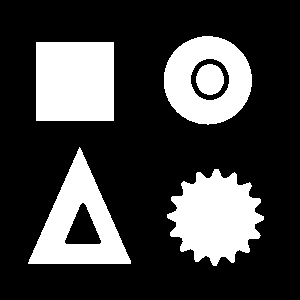
#> input picture python/7. Computer Vision/Contours/images/shapes.png, 300 x 300 px
$ jupyter execute '1. DetectingDrawingContours.ipynb'
#> lines starting #> are read from the running program, lines starting #| are printed output that depends on the picture; after the words box and inside, x2 and y2 are one past the last pixel; in counts of white or black regions, pixels touching at a corner belong together
Contor can simply defined as a curve that joins a set opf points enclosing an area having the same color of intensity

## Import Libraries

[cell 1]
import cv2
import numpy as np
import matplotlib.pyplot as plt

## Read Image

[cell 2]
image = cv2.imread('images/shapes.png')
#> image is the input picture: shape (300, 300, 3); 25.8% white; 5 white regions, box (x1, y1, x2, y2) and area: (36, 42, 114, 121) 6162, (167, 169, 264, 266) 6126, (28, 147, 131, 264) 5309, (164, 36, 252, 125) 4906, (196, 64, 224, 95) 681

image = cv2.cvtColor(image, cv2.COLOR_BGR2GRAY)
#> image: shape (300, 300); 25.8% white; 5 white regions
plt.imshow(image, cmap='gray')
plt.axis('off')

[cell 3]
contours, heirarchy = cv2.findContours(image, cv2.RETR_EXTERNAL, cv2.CHAIN_APPROX_SIMPLE)
#> contours = 4 contours; box (x1, y1, x2, y2) and area: (36, 42, 114, 121) 6006, (164, 36, 252, 125) 6005, (28, 147, 131, 264) 5989, (167, 169, 264, 266) 5938

print(f'{len(contours)} contours found')
#| 4 contours found

## Visualizing the contours detected

[cell 4]
# Read the image in color mode for drawing purposes
image_copy = cv2.imread('images/shapes.png')

# Draw all the contours
cv2.drawContours(image_copy, contours, -1, (0, 255, 0), 2)
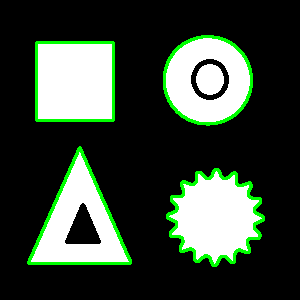
#> image_copy: shape (300, 300, 3); 4.98% of pixels changed, all inside (x1, y1, x2, y2) = (27, 35, 265, 267)

# Display the image
plt.imshow(image_copy)
plt.axis('off')

[cell 5]
contours_types = [cv2.RETR_EXTERNAL, cv2.RETR_LIST, cv2.RETR_CCOMP, cv2.RETR_TREE]
contours_types_str = ['RETR_EXTERNAL', 'RETR_LIST', 'RETR_CCOMP', 'RETR_TREE']
for contours_type in contours_types:
    contours, hierarchy = cv2.findContours(image, contours_type, cv2.CHAIN_APPROX_SIMPLE)
    print(f"Number of contours found with {contours_types_str[contours_types.index(contours_type)]} = {len(contours)}")
#| Number of contours found with RETR_EXTERNAL = 4
    # Read the image in color mode for drawing purposes
    image_copy = cv2.imread('images/shapes.png')

    # Draw all the contours
    cv2.drawContours(image_copy, contours, -1, (0, 255, 0), 2)

    # Display the image
    plt.imshow(image_copy)
    plt.axis('off')
    plt.show()

### PreProcessing for Contour Detection

Threshold based Pre-processing <br>
Edge Based Pre-Processing

#### THreshold-Based Pre-Processing
Convert to Gray Scale <br>
Create Binary image with Thresholding <br>
Detect and Draw Contours

[cell 6]
# Read Image
tree = cv2.imread('images/tree.jpg')
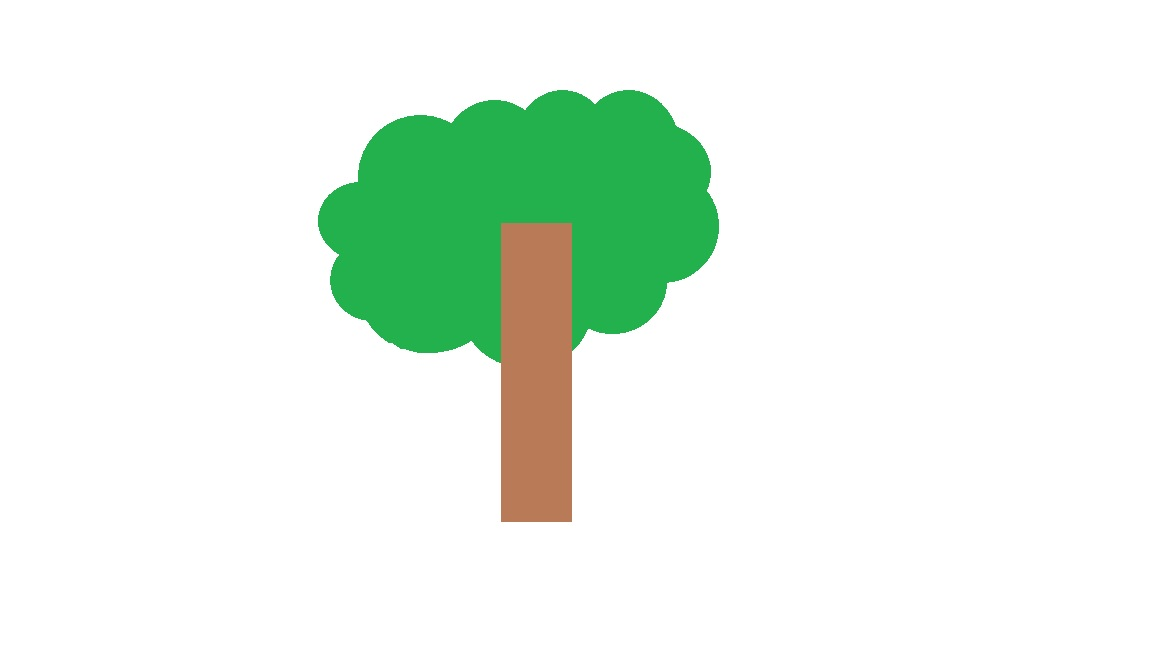
#> input picture python/7. Computer Vision/Contours/images/tree.jpg, 1152 x 648 px
#> tree is the input picture: shape (648, 1152, 3); mean B, G, R 232.6, 243.5, 231.2
tree = cv2.cvtColor(tree, cv2.COLOR_RGBA2RGB);

print(tree.shape)
#| (648, 1152, 3)
# Display Image
plt.imshow(cv2.cvtColor(tree, cv2.COLOR_BGR2RGB))
plt.axis('off')

### Convert to Gray

[cell 7]
tree_original = tree.copy()

gray = cv2.cvtColor(tree, cv2.COLOR_BGR2GRAY)

plt.imshow(gray, cmap='gray')
plt.axis('off')

### Inverting the Image

[cell 8]
gray_inverted = cv2.bitwise_not(gray)

plt.imshow(gray_inverted, cmap='gray')
plt.axis('off')

### Finding the contours

[cell 9]
contours_types = [cv2.RETR_EXTERNAL,cv2.RETR_LIST, cv2.RETR_CCOMP, cv2.RETR_TREE]
contours_types_str = ["RETR_EXTERNAL","RETR_LIST", "RETR_CCOMP", "RETR_TREE"]
for contours_type in contours_types:
    contours, hierarchy = cv2.findContours(gray_inverted, contours_type, cv2.CHAIN_APPROX_SIMPLE)
    print("--------------------------------------------------------------")
    print(f"Number of contours found in {contours_types_str[contours_type]} = {len(contours)}")
    ### Read the image in color mode for drawing purposes.
    image_copy = cv2.imread('images/shapes.png')

    ### Draw all contours
    cv2.drawContours(tree_original, contours, -1, (0,0,255),2 )
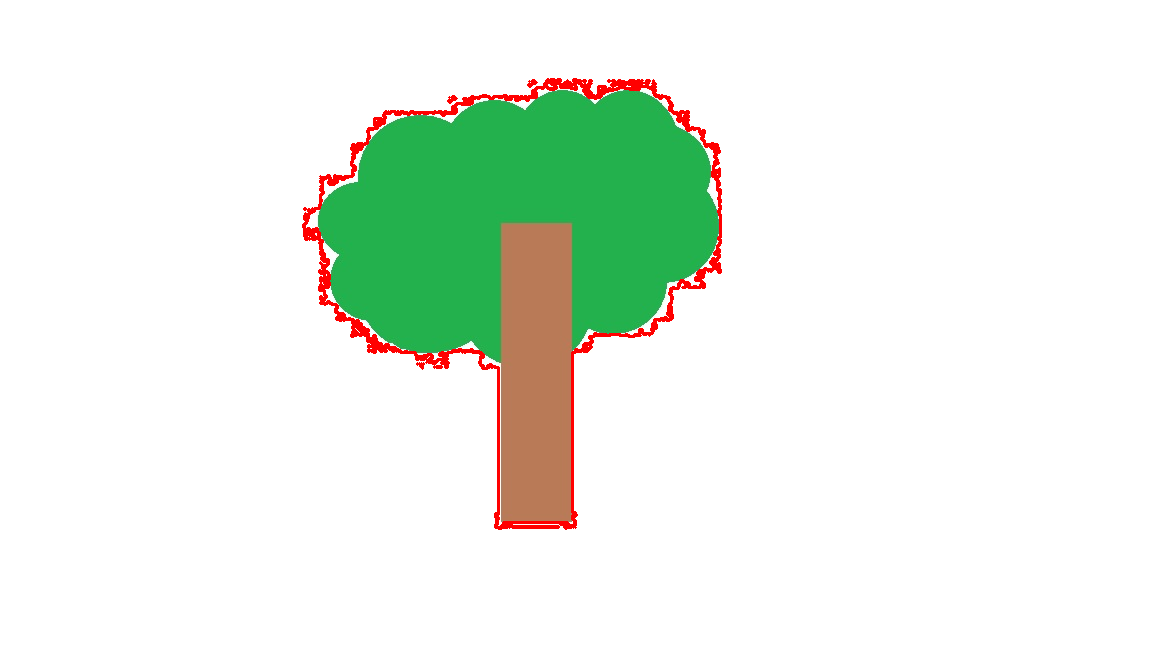
#> tree_original: shape (648, 1152, 3); 1.23% of pixels changed, all inside (x1, y1, x2, y2) = (302, 78, 722, 530)

    ### Display the result
    plt.imshow(cv2.cvtColor(tree_original,cv2.COLOR_BGR2RGB));
    plt.axis("off");
    plt.show();

    # cv2.imshow(f"{contours_types_str[contours_type]} Contours",tree_original)
    # cv2.waitKey(0)

### Thresholding Properly

[cell 10]
### Create a binary threshold image
_, binary = cv2.threshold(gray_inverted, 50, 225, cv2.THRESH_BINARY)
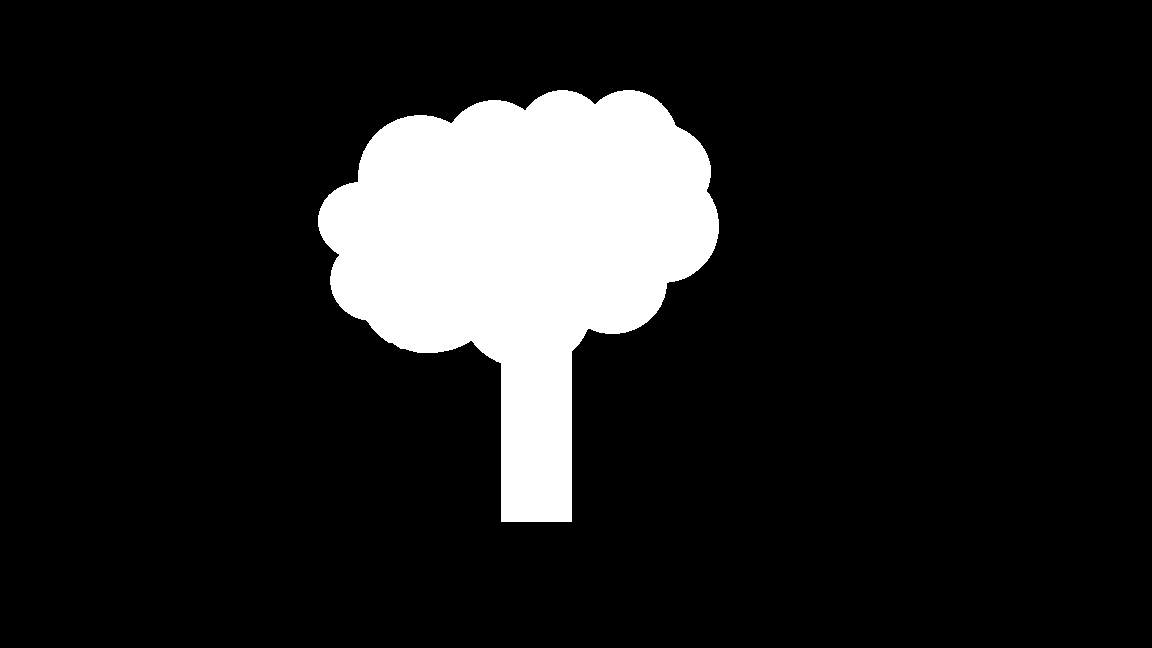
#> binary: shape (648, 1152); values 0 (black) and 225 (white), 12.7% white; 1 white region, box (x1, y1, x2, y2) and area: (318, 90, 719, 522) 94964

### Display the result
plt.imshow(binary, cmap = "gray");
plt.title("Binary Image");
plt.axis("off");

[cell 11]
contours_types = [cv2.RETR_EXTERNAL,cv2.RETR_LIST, cv2.RETR_CCOMP, cv2.RETR_TREE]
contours_types_str = ["RETR_EXTERNAL","RETR_LIST", "RETR_CCOMP", "RETR_TREE"]
for contours_type in contours_types:
    contours, hierarchy = cv2.findContours(binary, contours_type, cv2.CHAIN_APPROX_SIMPLE)
    print("--------------------------------------------------------------")
    print(f"Number of contours found in {contours_types_str[contours_type]} = {len(contours)}")
    ### Read the image in color mode for drawing purposes.
    image_copy = cv2.imread('images/shapes.png')

    ### Draw all contours
    cv2.drawContours(tree_original, contours, -1, (0,0,255),2 )
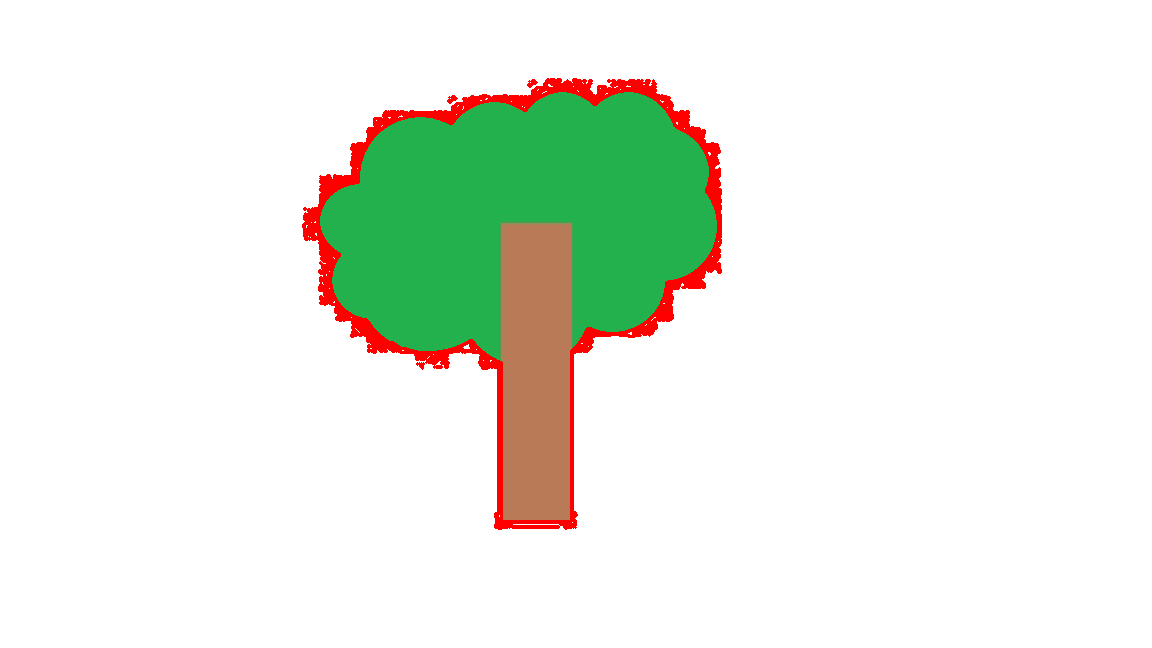
#> tree_original: shape (648, 1152, 3); mean B, G, R 228.1, 238.6, 232

    ### Display the result
    plt.imshow(cv2.cvtColor(tree_original,cv2.COLOR_BGR2RGB));
    plt.axis("off");
    plt.show();

    # cv2.imshow(f"{contours_types_str[contours_type]} Contours",tree_original)
    # cv2.waitKey(0)

### Edged Detection

* Detect Edges in Image
* Detect and Draw Contours

[cell 12]
### Read Image
objects = cv2.imread("images/objects.png")
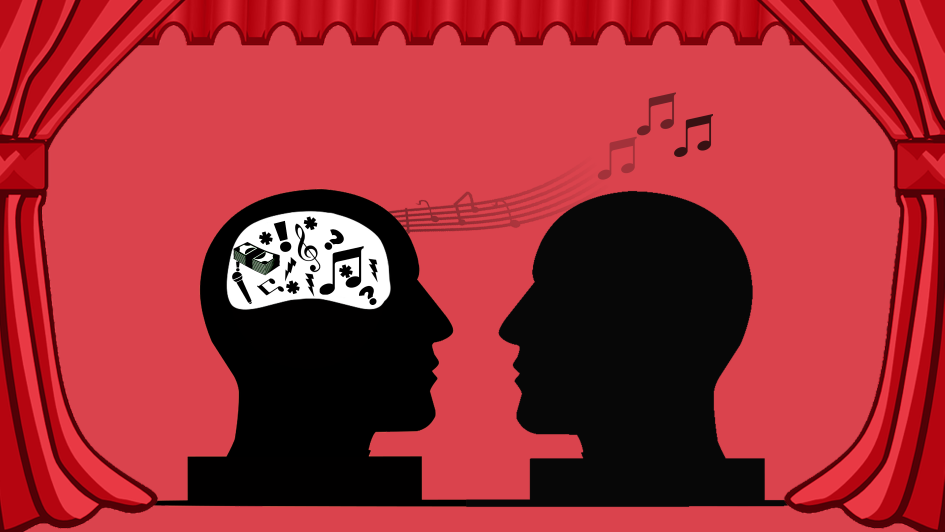
#> input picture python/7. Computer Vision/Contours/images/objects.png, 2833 x 1596 px (shown at 1/3 size)
#> objects is the input picture: shape (1596, 2833, 3); mean B, G, R 52.4, 45, 158.2

### Display the Image
plt.imshow(cv2.cvtColor(objects,cv2.COLOR_BGR2RGB));
plt.axis("off");

#### Use cv2.Canny() function for detecting edges in the image.

[cell 13]
### Blur the image to remove noise
blurred_objects = cv2.GaussianBlur(objects, (21,21),1)

### Apply canny edge detection
edges = cv2.Canny(blurred_objects, 50, 200)
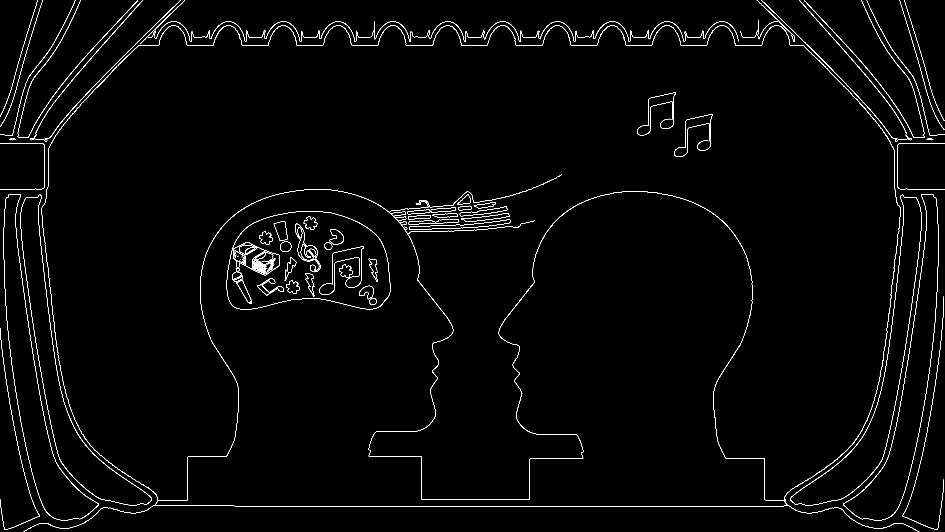
#> edges: shape (1596, 2833) (shown at 1/3 size); 1.2% white in thin lines or dots

### Display
plt.imshow(edges, cmap = "Greys_r");
plt.axis("off");

[cell 14]
### Detect contours using the edges
contours_types = [cv2.RETR_EXTERNAL,cv2.RETR_LIST, cv2.RETR_CCOMP, cv2.RETR_TREE]
contours_types_str = ["RETR_EXTERNAL","RETR_LIST", "RETR_CCOMP", "RETR_TREE"]
for contours_type in contours_types:
    contours, hierarchy = cv2.findContours(edges, contours_type, cv2.CHAIN_APPROX_SIMPLE)
    print("--------------------------------------------------------------")
    print(f"Number of contours found in {contours_types_str[contours_type]} = {len(contours)}")
    ### Read the image in color mode for drawing purposes.
    image_copy = cv2.imread('images/objects.png')

    ### Draw all contours
    cv2.drawContours(objects, contours, -1, (0,255,0), 1)

    ### Display the result
    plt.imshow(cv2.cvtColor(objects,cv2.COLOR_BGR2RGB));
    plt.axis("off");
    plt.show();

    # cv2.imshow(f"{contours_types_str[contours_type]} Contours",tree_original)
    # cv2.waitKey(0)

[cell 15]
original_image = cv2.imread('images/shapes.png')
gray_image     = cv2.cvtColor(original_image, cv2.COLOR_BGR2GRAY)

### Finda all contours in the image using cv2.RETR_CCOMP
contours,hierarchy = cv2.findContours(gray_image, cv2.RETR_CCOMP, cv2.CHAIN_APPROX_SIMPLE)

print("------Hierarchy------")
print(hierarchy)

### Loop over all the contours detected
for i, cont in enumerate(contours):

    ### If the contour is at first level draw it in green.
    if hierarchy[0][i][3] == -1:
        original_image = cv2.drawContours(original_image, cont, -1, (0,255,0),2)
    else:
        original_image = cv2.drawContours(original_image, cont, -1, (255,0,0,),2)
#> this loop made 7 passes
#> pass 1, `original_image = cv2.drawContours(original_image, cont, -1, (0,255,0),2)`:
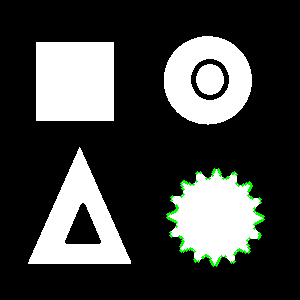
#> original_image: shape (300, 300, 3); 0.78% of pixels changed, all inside (x1, y1, x2, y2) = (166, 168, 265, 267)
#> after the loop:
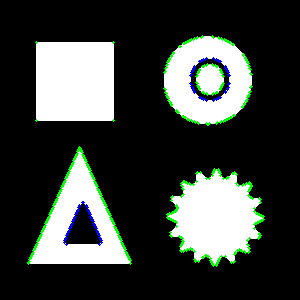
#> original_image: shape (300, 300, 3); mean B, G, R 62.2, 66.6, 61
print(f"Number of contours : {len(contours)}")

plt.imshow(original_image);
plt.axis("off");

[cell 16]
image = cv2.imread("images/shapes.png")
draw_image = image.copy()

gray_image = cv2.cvtColor(image, cv2.COLOR_BGR2GRAY)

### Find contours.
contours,hierarchy = cv2.findContours(gray_image, cv2.RETR_CCOMP, cv2.CHAIN_APPROX_SIMPLE)
### Draw contours.
draw_image = cv2.drawContours(image, contours, -1, (0,255,0), 1)

### Display
plt.imshow(cv2.cvtColor(draw_image, cv2.COLOR_BGR2RGB));
plt.axis("off");

[cell 17]
# Initialize a counter for IDs
id_counter = 0

# Iterate over contours and assign IDs
for contour in contours:
    # Set an ID to the contour (e.g., using OpenCV's boundingRect function)
    x, y, w, h = cv2.boundingRect(contour)
    cv2.putText(draw_image, str(id_counter), (x, y), cv2.FONT_HERSHEY_SIMPLEX, 0.8, (0, 255, 0), 1)
    id_counter += 1
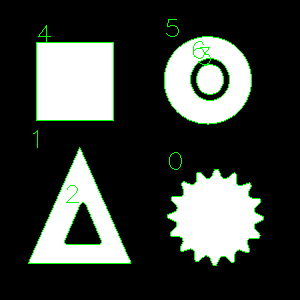
#> draw_image: shape (300, 300, 3); mean B, G, R 60.9, 66.1, 60.9
print("------Hierarchy------")
print(hierarchy)

plt.imshow(cv2.cvtColor(draw_image,cv2.COLOR_BGR2RGB))
